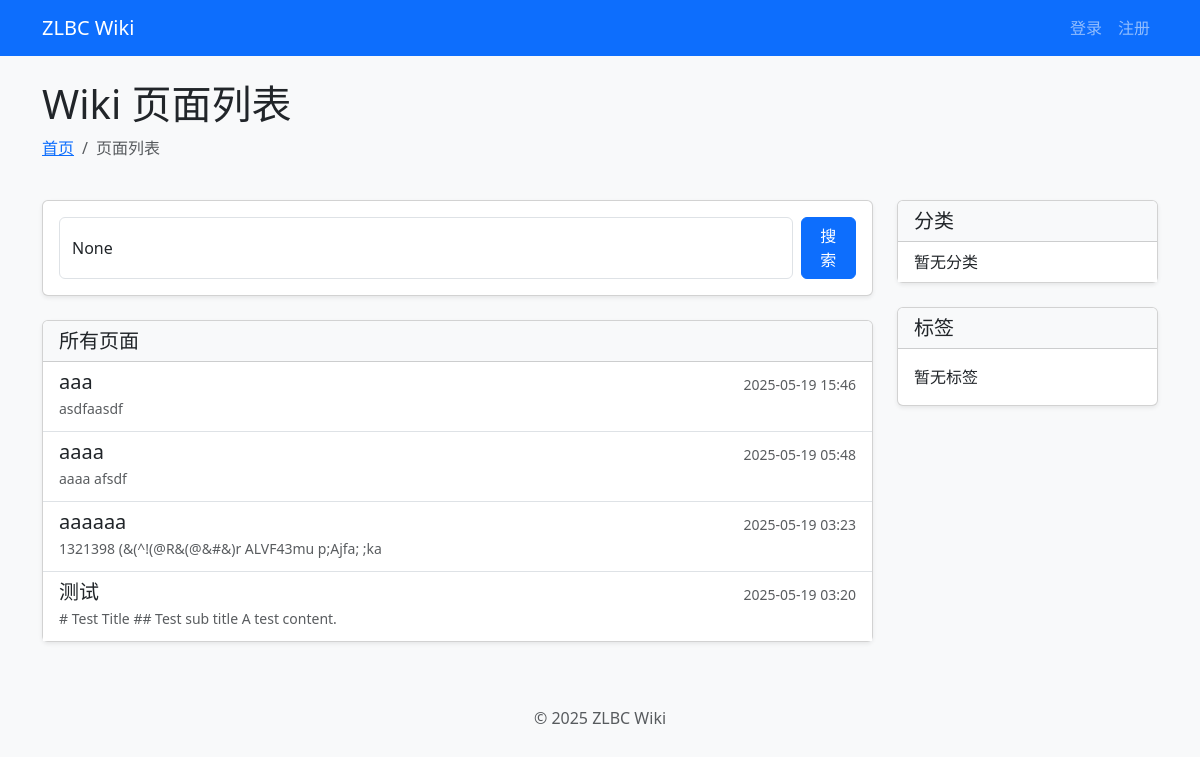
Before: /wiki/ with the older database file.
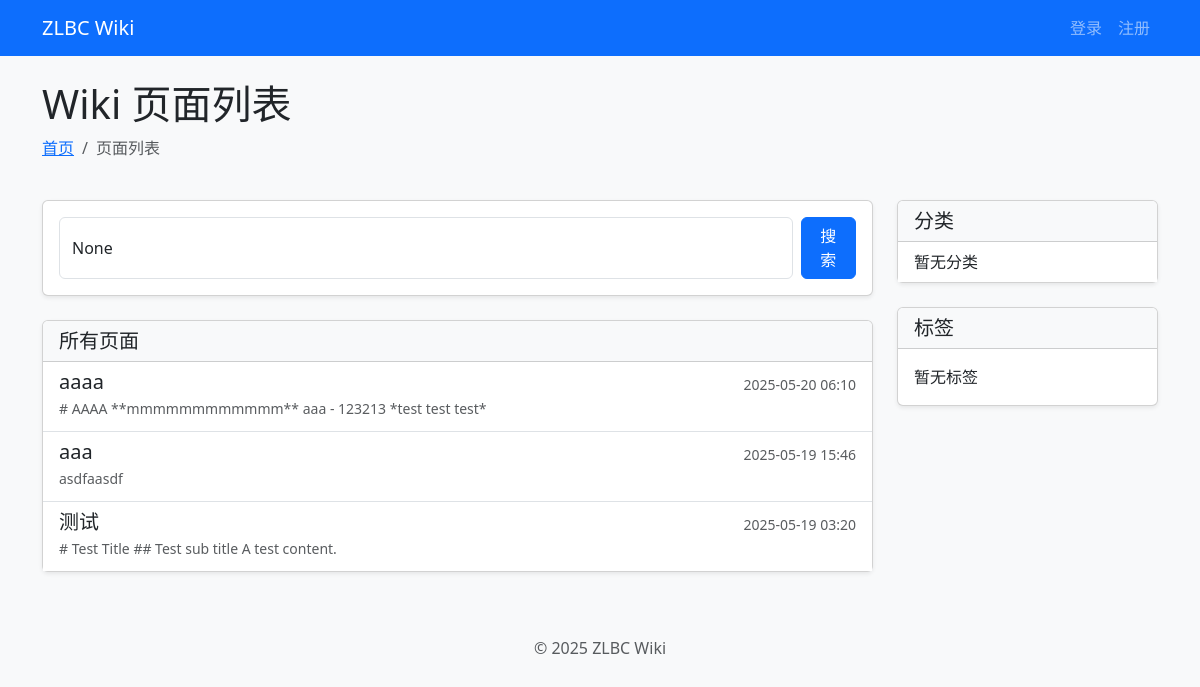
After: the same page with the newer database file.
### wiki/models.py (models this page shows, shortened)
class Wiki(models.Model):
    id = models.AutoField(primary_key=True)
    title = models.CharField(max_length=200)
    slug = models.SlugField(max_length=200, unique=True, help_text="URL友好的标识符")
    content = models.TextField()
    category = models.ForeignKey(
        WikiCategory,
        on_delete=models.SET_NULL,
        null=True,
        blank=True,
        related_name="wikis",
    )
    tags = models.ManyToManyField(WikiTag, blank=True, related_name="wikis")
    creator = models.ForeignKey(
        settings.AUTH_USER_MODEL,
        on_delete=models.SET_NULL,
        null=True,
        related_name="created_wikis",
    )
    created_at = models.DateTimeField(auto_now_add=True)
    updated_at = models.DateTimeField(auto_now=True)
    class Meta:
        ordering = ["-updated_at"]

### wiki/views.py (the view)
# urls.py: path("wiki/", wiki_views.wiki_list, name="wiki_list"),
def wiki_list(request):
    wikis = Wiki.objects.all().order_by("-updated_at")
    category_slug = request.GET.get("category")
    if category_slug:
        category = get_object_or_404(WikiCategory, slug=category_slug)
        wikis = wikis.filter(category=category)
    tag_slug = request.GET.get("tag")
    if tag_slug:
        tag = get_object_or_404(WikiTag, slug=tag_slug)
        wikis = wikis.filter(tags=tag)
    query = request.GET.get("q")
    if query:
        wikis = wikis.filter(
            models.Q(title__icontains=query) | models.Q(content__icontains=query)
        )
    paginator = Paginator(wikis, 20)  # 每页显示20条
    page = request.GET.get("page")
    wikis_page = paginator.get_page(page)
    categories = WikiCategory.objects.all()
    tags = WikiTag.objects.all()
    return render(
        request,
        "wiki/list.html",
        {
            "wikis": wikis_page,
            "categories": categories,
            "tags": tags,
            "query": query,
            "category_slug": category_slug,
            "tag_slug": tag_slug,
        },
    )

### templates/wiki/list.html (shortened to what the changed rows need)
{% extends "base.html" %}
{% load django_bootstrap5 %}
{% block content %}
<div class="container">
    <div class="row mb-4">
        <div class="col">
            <h1 class="display-6">Wiki 页面列表</h1>
        </div>
    </div>
    <div class="row">
        <div class="col-md-9">
            <div class="card shadow-sm">
                <div class="card-body p-0">
                    {% if wikis %}
                    <div class="list-group list-group-flush">
                        {% for wiki in wikis %}
                        <a href="{% url 'wiki_detail' slug=wiki.slug %}" class="list-group-item list-group-item-action">
                            <div class="d-flex justify-content-between align-items-center">
                                <h5 class="mb-1">{{ wiki.title }}</h5>
                                <small class="text-muted">{{ wiki.updated_at|date:"Y-m-d H:i" }}</small>
                            </div>
                            <p class="mb-1 text-muted small">{{ wiki.content|truncatechars:150 }}</p>
                        </a>
                        {% endfor %}
                    </div>
                    {% else %}
                    <div class="alert alert-info m-3 mb-0">
                        <p class="mb-0">没有找到Wiki页面。{% if user.is_authenticated %}<a
                                href="{% url 'create_wiki' %}">创建一个？</a>{% endif %}</p>
                    </div>
                    {% endif %}
                </div>
            </div>
        </div>
    </div>
</div>
{% endblock %}

Changed rows visible on the page:
removed Wiki: title "aaaaaa", updated_at "2025-05-19 03:23", content "1321398 (&(^!(@R&(@&#&)r ALVF43mu p;Ajfa; ;ka"
changed Wiki "aaaa": updated_at "2025-05-19 05:48" → "2025-05-20 06:10"; content "aaaa afsdf" → "# AAAA **mmmmmmmmmmmm** aaa - 123213 *test test test*"; moves up the list
